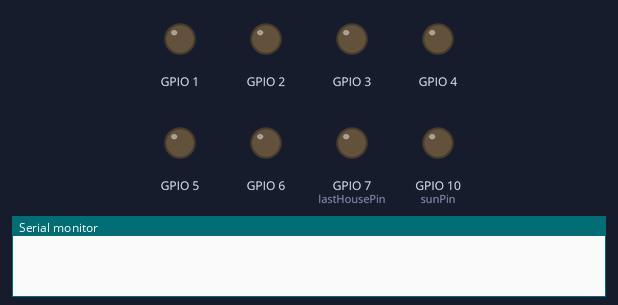
Recording of a sketch running on a simulated ESP32. On the bench: output pins drawn as LEDs (lit = HIGH), the last lines printed to the serial monitor. Random numbers use the default seed unless the sketch sets one; pins used as bus, display or sensor lines are not drawn.

Above: at 0.0 s.
At 1.2 s:
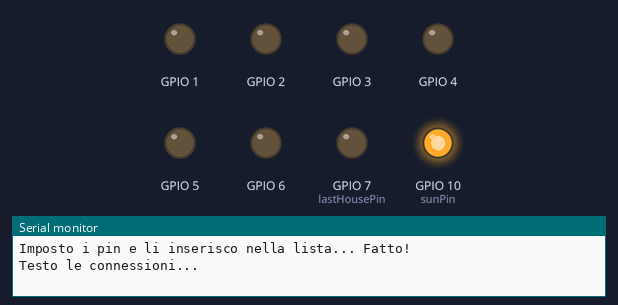
At 1.7 s:
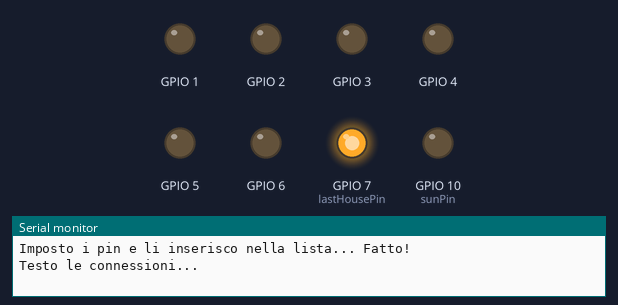
At 2.1 s:
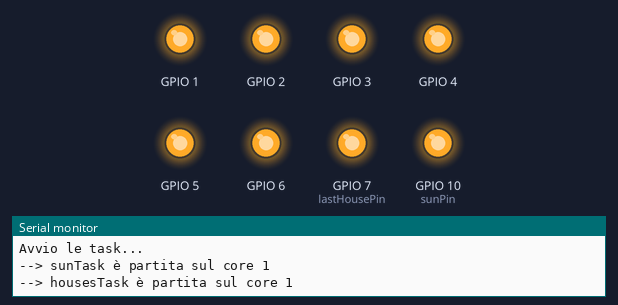
Timing chart, 0 to 3.6 s (numbered marks = the images above):
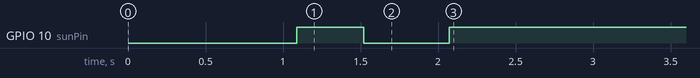

The sketch:

presepe.ino
```cpp
#include <LinkedList.h>

#define dayDuration 60
#define transitionDuration 20
#define houseTransitionDuration 20
#define housesTransitionDelay 10

#define true 1
#define false 0

#define sunPin 10
#define firstHousePin 0
#define lastHousePin 7

TaskHandle_t sunTaskHandle;
TaskHandle_t housesTaskHandle;
LinkedList<int> pinList = LinkedList<int>();

unsigned long lastChange = 0;
int isDay = true;

void housesTask(void *pvParameters){
  Serial.print("--> housesTask è partita sul core ");
  Serial.println(xPortGetCoreID());

  int pinIndex = 0;

  for(;;){
    if(pinList.size() != lastHousePin-firstHousePin+1){
      Serial.println("Ricostruisco la lista dei pin...");
      /*Serial.print(pinList.size());
      Serial.print(lastHousePin-firstHousePin);
      Serial.println(")...");
      delay(1000);*/
      for(int i = firstHousePin; i < lastHousePin+1; i++){
        pinList.add(i);
      }
    }

    if(millis()-lastChange >= (dayDuration+housesTransitionDelay)*1000){
      Serial.print(isDay==1?"Accendo le luci delle case...":"Spengo le luci delle case...");
      Serial.println(!isDay);
      for(int i = firstHousePin; i < lastHousePin+1; i++){
        pinIndex = random(0, pinList.size());
        digitalWrite(pinList.get(pinIndex), !isDay);
        delay(random(500, 2500));
        pinList.remove(pinIndex);
      }

      isDay = (isDay==1?0:1);
      Serial.print("Ho impostato il giorno su ");
      Serial.println(isDay);
    }
  }
}

void sunTask(void *pvParameters){
  Serial.print("--> sunTask è partita sul core ");
  Serial.println(xPortGetCoreID());

  for(;;){
    if(millis()-lastChange >= dayDuration*1000){
      Serial.println(isDay==1?"Faccio tramontare il sole...":"Faccio sorgere il sole...");

      for(int i = 0; i < 256; i++){
        analogWrite(sunPin, abs(((isDay)*255)-i)); //(-1.0+pow(1.022,i))
        delay(transitionDuration*1000/255);
      }
      lastChange = millis();
    }
  }
}

void testConnections(){
  for(int i = firstHousePin; i < lastHousePin+1; i++){
    digitalWrite(i, LOW);
    delay(50);
  }
  digitalWrite(sunPin, LOW);

  delay(150);

  for(int i = lastHousePin; i > firstHousePin-1; i--){
    digitalWrite(i, HIGH);
    delay(50);
  }
  digitalWrite(sunPin, HIGH);
}

void clearSerial(){
  Serial.print("\n\n\n");
  for(int i = 0; i < 100; i++){
    Serial.print(("-"));
  }
  Serial.print("\n\n\n");
}

void setup(){
  Serial.begin(9600);
  delay(1000);

  clearSerial();

  Serial.print("Imposto i pin e li inserisco nella lista...");
  for (int i = firstHousePin; i < lastHousePin+1; i++) {
    pinMode(i, OUTPUT);
    pinList.add(i);
  }
  analogWrite(sunPin, 255);
  Serial.println(" Fatto!");

  Serial.print("Testo le connessioni...");
  testConnections();
  Serial.println("Fatto!");

  Serial.println("Avvio le task...");
  //...(function, name, stack size, parameter, priority, task handle, core)
  xTaskCreate(sunTask, "Task del sole", 10000, NULL, 1, &sunTaskHandle);
  xTaskCreate(housesTask, "Task delle case", 10000, NULL, 1, &housesTaskHandle);
  Serial.println("\n\n\n");

}

void loop(){}
```
